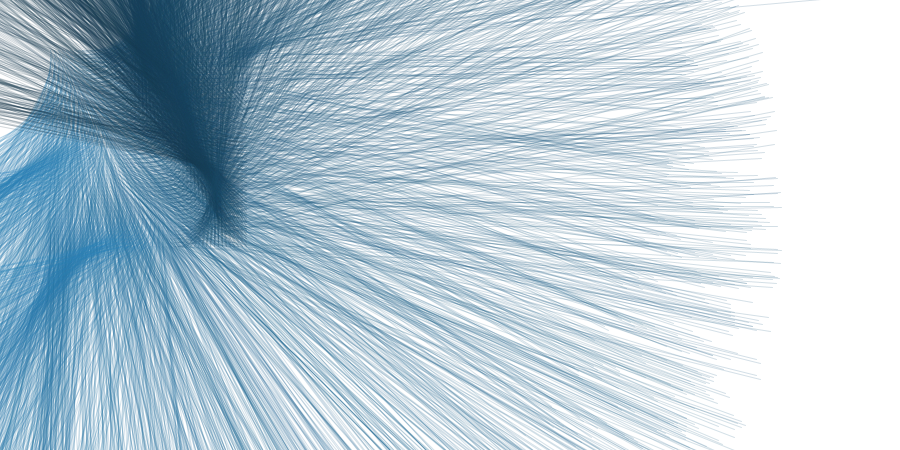
Frame 1 (no input)
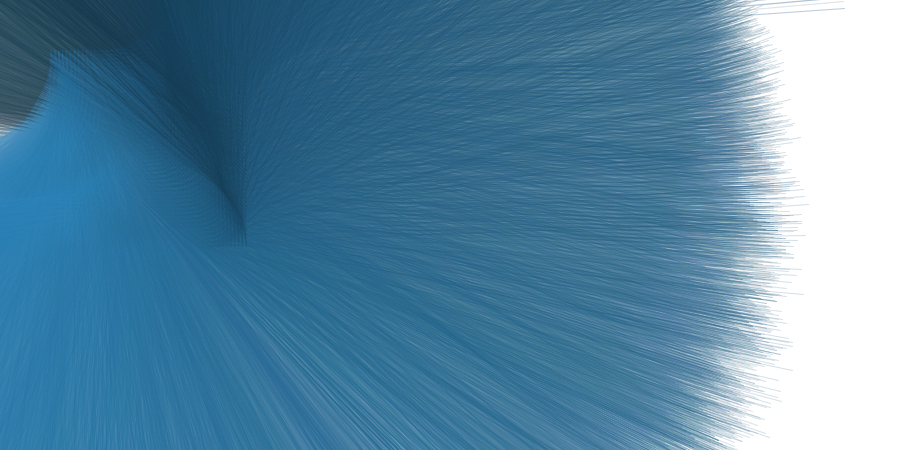
Frame 60 (the mouse pressed at the canvas centre just before this capture)
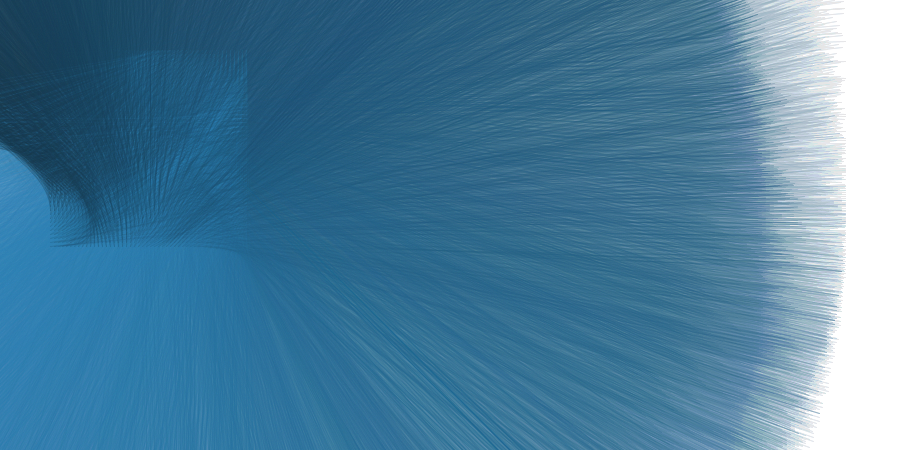
Frame 120 (the mouse held since frame 60 and released just before this capture)

The Processing sketch that drew these frames (run headless with seeded random() and noise(); from frame 60 on, the mouse is pressed at the canvas centre):

// Processing sketch: processing_49642
// ── processing_49642.pde


float xoff = 0; 
float yoff = 0;
float driftXN = 0; 
float driftYN = 0; 

void setup() {
  size(900,450);
  frameRate(112);
  smooth();
  background(255);
  drawGrid();
}

void draw() {
  fill(255,5);
  noStroke();
  rect(0,0,width, height);
  driftXN += 0.01;
  driftYN += 0.01;
  xoff += (noise(driftXN) * 0.2) - 0.1;
  yoff += (noise(driftXN) * 0.2) - 0.1;
  drawGrid();
}


void drawGrid() {
  pushMatrix();
//  translate(250,150);
translate(150,150);
  float inc = 0.02;
  float xnoise = xoff + inc;
  float ynoise = yoff + inc;
  for (int y = -100; y < 100; y+=4) {
    for (int x = -100; x < 100; x+=4) {
      drawShape(x, y, 0, 0, noise(xnoise,ynoise));
      xnoise += inc;
    }
    xnoise = xoff + inc;
    ynoise += inc;
  }
  popMatrix();
}

void drawShape(float x, float y, float wid, float hei, float factor) {
  stroke(int(factor *60), int(factor *180), int(factor *255), 50);
  pushMatrix();
  translate(x, y);
  int rot = int(factor * 720);
  rotate(radians(rot));
  line(0, 0, 600, 0);
  popMatrix();
}
